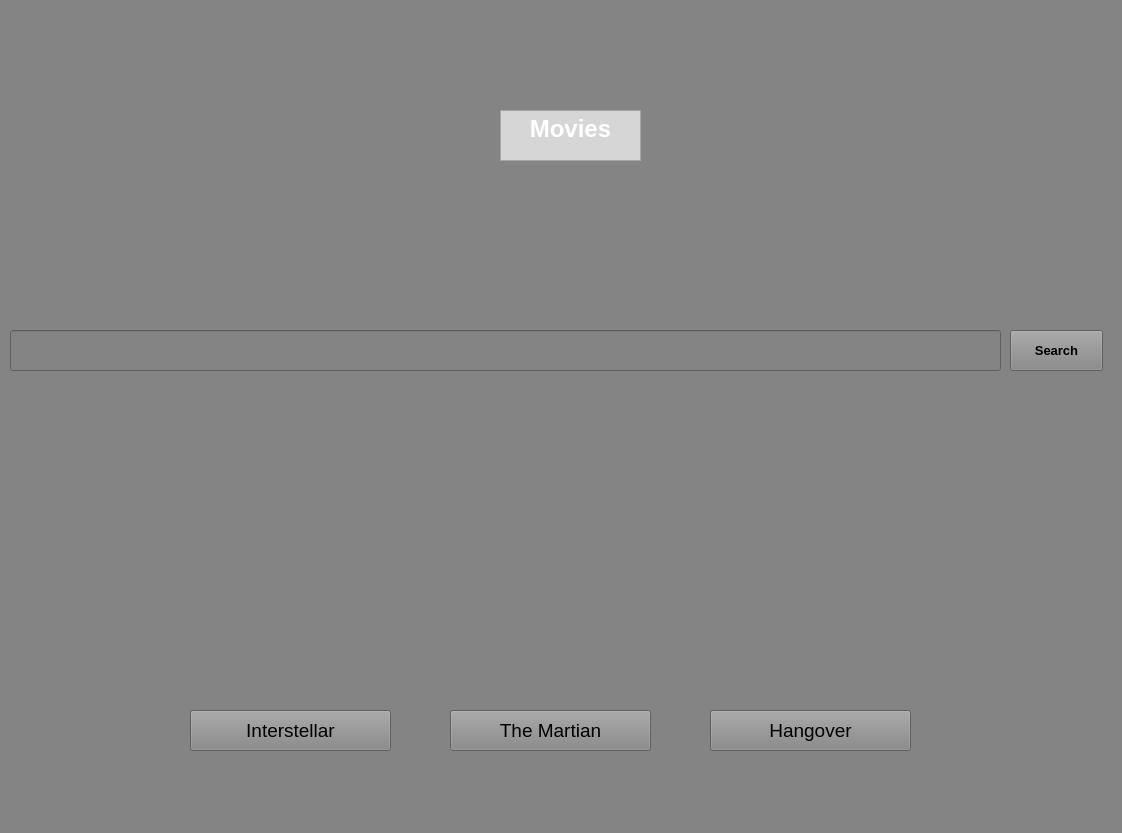
<?xml version="1.0" encoding="UTF-8"?>
<ui version="4.0">
 <class>MainWindow</class>
 <widget class="QMainWindow" name="MainWindow">
  <property name="geometry">
   <rect>
    <x>0</x>
    <y>0</y>
    <width>1122</width>
    <height>833</height>
   </rect>
  </property>
  <property name="font">
   <font>
    <pointsize>8</pointsize>
   </font>
  </property>
  <property name="windowTitle">
   <string>MainWindow</string>
  </property>
  <property name="styleSheet">
   <string notr="true">QWidget
{
background-color:rgb(132, 132, 132)
}</string>
  </property>
  <widget class="QWidget" name="centralwidget">
   <widget class="QLabel" name="label_2">
    <property name="geometry">
     <rect>
      <x>450</x>
      <y>410</y>
      <width>201</width>
      <height>291</height>
     </rect>
    </property>
    <property name="text">
     <string/>
    </property>
    <property name="pixmap">
     <pixmap>5BHuvQ6p9kfc091Z8RiFNhCwL4b.jpg</pixmap>
    </property>
    <property name="scaledContents">
     <bool>true</bool>
    </property>
   </widget>
   <widget class="QLabel" name="label_3">
    <property name="geometry">
     <rect>
      <x>710</x>
      <y>410</y>
      <width>201</width>
      <height>291</height>
     </rect>
    </property>
    <property name="text">
     <string/>
    </property>
    <property name="pixmap">
     <pixmap>MV5BNDI2MzBhNzgtOWYyOS00NDM2LWE0OGYtOGQ0M2FjMTI2NTllXkEyXkFqcGc@._V1_.jpg</pixmap>
    </property>
    <property name="scaledContents">
     <bool>true</bool>
    </property>
   </widget>
   <widget class="QLabel" name="label">
    <property name="geometry">
     <rect>
      <x>-10</x>
      <y>0</y>
      <width>1131</width>
      <height>311</height>
     </rect>
    </property>
    <property name="text">
     <string/>
    </property>
    <property name="pixmap">
     <pixmap>wallpaperflare.com_wallpaper.jpg</pixmap>
    </property>
    <property name="scaledContents">
     <bool>true</bool>
    </property>
   </widget>
   <widget class="QTextEdit" name="textEdit_4">
    <property name="geometry">
     <rect>
      <x>500</x>
      <y>110</y>
      <width>141</width>
      <height>51</height>
     </rect>
    </property>
    <property name="styleSheet">
     <string notr="true">QTextEdit{
  background-color:rgb(214, 214, 214)
}</string>
    </property>
    <property name="html">
     <string>&lt;!DOCTYPE HTML PUBLIC &quot;-//W3C//DTD HTML 4.0//EN&quot; &quot;http://www.w3.org/TR/REC-html40/strict.dtd&quot;&gt;
&lt;html&gt;&lt;head&gt;&lt;meta name=&quot;qrichtext&quot; content=&quot;1&quot; /&gt;&lt;style type=&quot;text/css&quot;&gt;
p, li { white-space: pre-wrap; }
&lt;/style&gt;&lt;/head&gt;&lt;body style=&quot; font-family:'MS Shell Dlg 2'; font-size:7.8pt; font-weight:400; font-style:normal;&quot;&gt;
&lt;p align=&quot;center&quot; style=&quot; margin-top:0px; margin-bottom:0px; margin-left:0px; margin-right:0px; -qt-block-indent:0; text-indent:0px;&quot;&gt;&lt;span style=&quot; font-size:18pt; font-weight:600; color:#ffffff;&quot;&gt;Movies&lt;/span&gt;&lt;/p&gt;&lt;/body&gt;&lt;/html&gt;</string>
    </property>
    <property name="overwriteMode">
     <bool>false</bool>
    </property>
   </widget>
   <widget class="QPushButton" name="pushButton">
    <property name="geometry">
     <rect>
      <x>190</x>
      <y>710</y>
      <width>201</width>
      <height>41</height>
     </rect>
    </property>
    <property name="font">
     <font>
      <pointsize>14</pointsize>
     </font>
    </property>
    <property name="text">
     <string>Interstellar</string>
    </property>
   </widget>
   <widget class="QPushButton" name="pushButton_2">
    <property name="geometry">
     <rect>
      <x>450</x>
      <y>710</y>
      <width>201</width>
      <height>41</height>
     </rect>
    </property>
    <property name="font">
     <font>
      <pointsize>14</pointsize>
     </font>
    </property>
    <property name="text">
     <string>The Martian</string>
    </property>
   </widget>
   <widget class="QPushButton" name="pushButton_3">
    <property name="geometry">
     <rect>
      <x>710</x>
      <y>710</y>
      <width>201</width>
      <height>41</height>
     </rect>
    </property>
    <property name="font">
     <font>
      <pointsize>14</pointsize>
     </font>
    </property>
    <property name="text">
     <string>Hangover</string>
    </property>
   </widget>
   <widget class="QLineEdit" name="lineEdit">
    <property name="geometry">
     <rect>
      <x>10</x>
      <y>330</y>
      <width>991</width>
      <height>41</height>
     </rect>
    </property>
   </widget>
   <widget class="QPushButton" name="pushButton_4">
    <property name="geometry">
     <rect>
      <x>1010</x>
      <y>330</y>
      <width>93</width>
      <height>41</height>
     </rect>
    </property>
    <property name="font">
     <font>
      <pointsize>10</pointsize>
      <weight>75</weight>
      <italic>false</italic>
      <bold>true</bold>
     </font>
    </property>
    <property name="text">
     <string>Search</string>
    </property>
   </widget>
   <widget class="QLabel" name="label_4">
    <property name="geometry">
     <rect>
      <x>190</x>
      <y>410</y>
      <width>201</width>
      <height>291</height>
     </rect>
    </property>
    <property name="text">
     <string/>
    </property>
    <property name="pixmap">
     <pixmap>MV5BYzdjMDAxZGItMjI2My00ODA1LTlkNzItOWFjMDU5ZDJlYWY3XkEyXkFqcGc@._V1_FMjpg_UX1000_.jpg</pixmap>
    </property>
    <property name="scaledContents">
     <bool>true</bool>
    </property>
   </widget>
  </widget>
  <widget class="QMenuBar" name="menubar">
   <property name="geometry">
    <rect>
     <x>0</x>
     <y>0</y>
     <width>1122</width>
     <height>26</height>
    </rect>
   </property>
  </widget>
  <widget class="QStatusBar" name="statusbar"/>
 </widget>
 <resources/>
 <connections/>
</ui>
